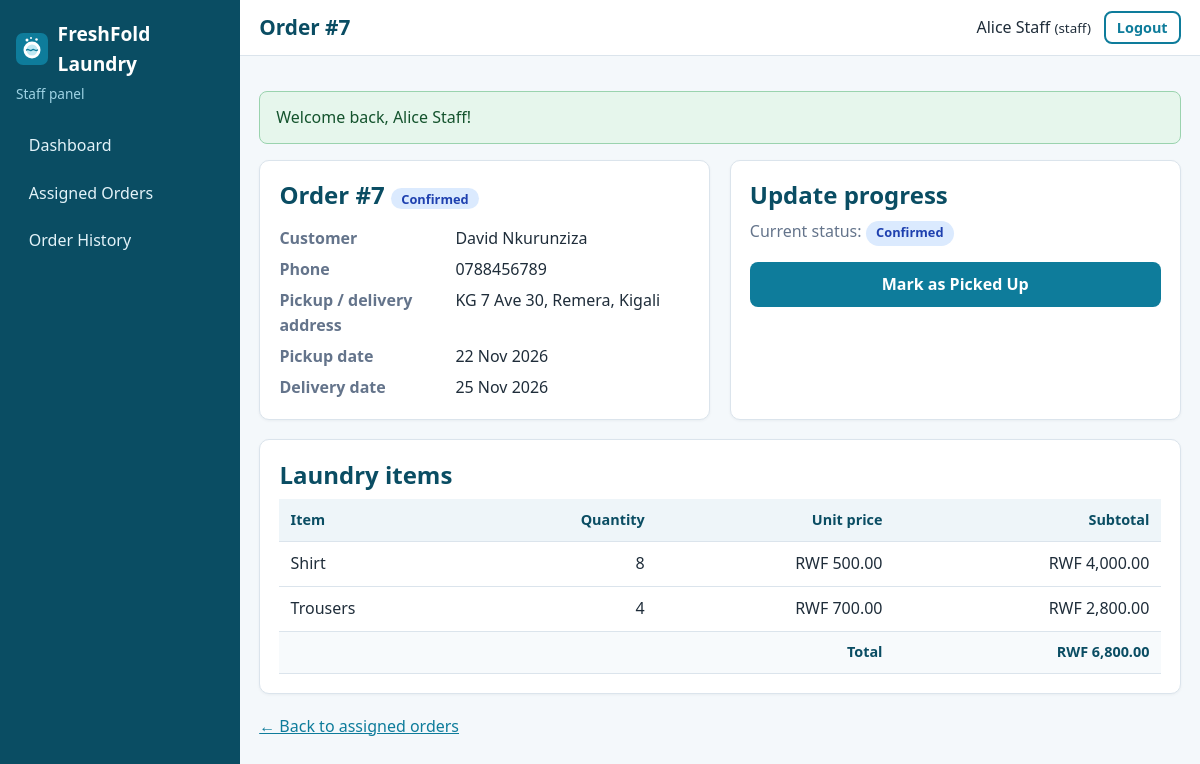
Screenshot of /staff/order.php?id=7 (signed in) with the database file from the repository.
### tables this page shows
CREATE TABLE users (
    user_id       INT AUTO_INCREMENT PRIMARY KEY,
    username      VARCHAR(100) NOT NULL,
    email         VARCHAR(150) NOT NULL UNIQUE,
    password_hash VARCHAR(255) NOT NULL,               
    role          ENUM('admin','staff','customer') NOT NULL,
    created_at    TIMESTAMP DEFAULT CURRENT_TIMESTAMP
);

CREATE TABLE orders (
    order_id          INT AUTO_INCREMENT PRIMARY KEY,
    customer_id       INT NOT NULL,
    assigned_staff_id INT NULL,                        
    pickup_date       DATE NOT NULL,
    delivery_date     DATE NOT NULL,
    total             DECIMAL(10,2) NOT NULL,          
    status            ENUM('pending','confirmed','picked_up','processing',
                           'ready_for_delivery','out_for_delivery','delivered','cancelled')
                      NOT NULL DEFAULT 'pending',
    created_at        TIMESTAMP DEFAULT CURRENT_TIMESTAMP,
    updated_at        TIMESTAMP NULL DEFAULT NULL,

    CONSTRAINT fk_orders_customer
        FOREIGN KEY (customer_id) REFERENCES customers(customer_id)
        ON DELETE CASCADE ON UPDATE CASCADE,           
    CONSTRAINT fk_orders_staff
        FOREIGN KEY (assigned_staff_id) REFERENCES users(user_id)
        ON DELETE SET NULL ON UPDATE CASCADE,          

    CONSTRAINT chk_orders_dates CHECK (delivery_date > pickup_date),
    CONSTRAINT chk_orders_total CHECK (total >= 0),

    INDEX idx_orders_status   (status),
    INDEX idx_orders_staff    (assigned_staff_id),
    INDEX idx_orders_pickup   (pickup_date)
);

CREATE TABLE customers (
    customer_id INT AUTO_INCREMENT PRIMARY KEY,
    user_id     INT NOT NULL UNIQUE,                   
    full_name   VARCHAR(150) NOT NULL,
    phone       VARCHAR(20)  NOT NULL,
    address     TEXT NOT NULL,
    CONSTRAINT fk_customers_user
        FOREIGN KEY (user_id) REFERENCES users(user_id)
        ON DELETE CASCADE ON UPDATE CASCADE            
);

CREATE TABLE order_items (
    item_id    INT AUTO_INCREMENT PRIMARY KEY,
    order_id   INT NOT NULL,
    item_type  VARCHAR(100) NOT NULL,
    quantity   INT NOT NULL,
    unit_price DECIMAL(10,2) NOT NULL,                 

    CONSTRAINT fk_items_order
        FOREIGN KEY (order_id) REFERENCES orders(order_id)
        ON DELETE CASCADE ON UPDATE CASCADE,           
    CONSTRAINT chk_items_quantity CHECK (quantity > 0),
    CONSTRAINT chk_items_price    CHECK (unit_price >= 0)
);

### app/controllers/OrderController.php (called while the page is built, shortened)
<?php
class OrderController
{
    private function loadOrder(int $id): array
    {
        $order = Order::find($id);
        return $order;
    }
    public function staffView(): void
    {
        $user  = requireRole(['staff']);
        $order = $this->loadOrder((int) ($_GET['id'] ?? 0));
        $next = array_values(array_diff(allowedNextStatuses($order['status']), ['cancelled']));
        render('staff/order_view', [
            'title' => 'Order #' . (int) $order['order_id'],
            'order' => $order,
            'items' => OrderItem::forOrder((int) $order['order_id']),
            'next'  => $next,
        ]);
    }
}

### public/staff/order.php (called while the page is built, shortened)
<?php
(new OrderController())->staffView();

### app/helpers/auth.php (called while the page is built, shortened)
<?php
function isLoggedIn(): bool
{
    return !empty($_SESSION['user_id']);
}
function currentUser(): ?array
{
    return [
        'user_id'  => (int) $_SESSION['user_id'],
        'username' => $_SESSION['username'] ?? '',
        'email'    => $_SESSION['email'] ?? '',
        'role'     => $_SESSION['role'] ?? '',
    ];
}
function requireLogin(): array
{
    $user = User::findById((int) $_SESSION['user_id']);
    return $user;
}
function requireRole(array $roles): array
{
    $user = requireLogin();
    return $user;
}

### app/config/database.php (called while the page is built, shortened)
<?php
function getDbConfig(): array
{
    $config = [
        'host'    => '127.0.0.1',
        'port'    => '3306',
        'name'    => 'online_laundry_db',
        'user'    => 'root',
        'pass'    => '',
        'charset' => 'utf8mb4',
    ];
    return $config;
}
function getConnection(): PDO
{
    static $pdo = null;
    if ($pdo instanceof PDO) {
        return $pdo;
    }
    $c   = getDbConfig();
    $dsn = "mysql:host={$c['host']};port={$c['port']};dbname={$c['name']};charset={$c['charset']}";
    try {
        $pdo = new PDO($dsn, $c['user'], $c['pass'], [
            PDO::ATTR_ERRMODE            => PDO::ERRMODE_EXCEPTION,
            PDO::ATTR_DEFAULT_FETCH_MODE => PDO::FETCH_ASSOC,
            PDO::ATTR_EMULATE_PREPARES   => false,
        ]);
    } catch (PDOException $e) {
        error_log('Database connection failed: ' . $e->getMessage());
        http_response_code(500);
        exit('Service temporarily unavailable. Please try again later.');
    }
    return $pdo;
}

### app/models/User.php (called while the page is built, shortened)
<?php
class User
{
    public static function findById(int $id)
    {
        $stmt = getConnection()->prepare(
            'SELECT user_id, username, email, role, created_at FROM users WHERE user_id = :id LIMIT 1'
        );
        $stmt->execute([':id' => $id]);
        return $stmt->fetch();
    }
}

### app/models/Order.php (called while the page is built, shortened)
<?php
class Order
{
    public static function find(int $orderId)
    {
        $stmt = getConnection()->prepare(self::SELECT . ' WHERE o.order_id = :id LIMIT 1');
        $stmt->execute([':id' => $orderId]);
        return $stmt->fetch();
    }
}

### app/models/OrderItem.php (called while the page is built, shortened)
<?php
class OrderItem
{
    public static function forOrder(int $orderId): array
    {
        $stmt = getConnection()->prepare(
            'SELECT item_id, order_id, item_type, quantity, unit_price, (quantity * unit_price) AS subtotal
             FROM order_items WHERE order_id = :id ORDER BY item_id'
        );
        $stmt->execute([':id' => $orderId]);
        return $stmt->fetchAll();
    }
}

### app/views/staff/order_view.php (the view, shortened to what this page needs)
<div class="two-col">
    <section class="card">
        <h2>Order #<?= (int) $order['order_id'] ?> <?= statusBadge($order['status']) ?></h2>
        <dl class="details">
            <dt>Customer</dt><dd><?= e($order['customer_name']) ?></dd>
            <dt>Phone</dt><dd><?= e($order['customer_phone']) ?></dd>
            <dt>Pickup / delivery address</dt><dd><?= nl2br(e($order['customer_address'])) ?></dd>
            <dt>Pickup date</dt><dd><?= e(formatDate($order['pickup_date'])) ?></dd>
            <dt>Delivery date</dt><dd><?= e(formatDate($order['delivery_date'])) ?></dd>
        </dl>
    </section>
    <section class="card">
        <h2>Update progress</h2>
        <?php if (!$next): ?>
            <p class="muted">No further actions: this order is <?= e(strtolower(statusLabel($order['status']))) ?>.</p>
        <?php else: ?>
            <p class="muted">Current status: <?= statusBadge($order['status']) ?></p>
            <?php foreach ($next as $n): ?>
                <form method="post" action="<?= e(url('staff/order-status.php')) ?>" class="inline-form">
                    <button type="submit" class="btn btn-primary btn-block"><?= e(statusActionLabel($n)) ?></button>
                </form>
            <?php endforeach; ?>
        <?php endif; ?>
    </section>
</div>
<section class="card">
    <h2>Laundry items</h2>
    <?php include APP_PATH . '/views/partials/items_table.php'; ?>
</section>
<p><a href="<?= e(url('staff/orders.php')) ?>">&larr; Back to assigned orders</a></p>

### app/views/layouts/dashboard_header.php (shortened to what this page needs)
<?php
$user   = currentUser();
$role   = $user['role'];
$script = $_SERVER['SCRIPT_NAME'];
$menus = [
    'admin' => [
        ['admin/index.php', 'Dashboard'], ['admin/orders.php', 'Orders'], ['admin/order-form.php', 'New Order'],
        ['admin/customers.php', 'Customers'], ['admin/users.php', 'User Accounts'], ['admin/reports.php', 'Reports'],
    ],
    'staff' => [
        ['staff/index.php', 'Dashboard'], ['staff/orders.php', 'Assigned Orders'], ['staff/history.php', 'Order History'],
    ],
    'customer' => [
        ['customer/index.php', 'Dashboard'], ['customer/new-order.php', 'Schedule Pickup'], ['customer/orders.php', 'My Orders'],
        ['customer/items.php', 'Items & Prices'], ['customer/profile.php', 'My Profile'],
    ],
];
?>
<!DOCTYPE html>
<html lang="en">
<head>
    <link rel="stylesheet" href="<?= e(url('assets/css/style.css')) ?>">
</head>
<body class="dashboard">
<aside class="sidebar" id="sidebar">
    <a class="brand" href="<?= e(url('index.php')) ?>">
        <img src="<?= e(url('assets/images/logo.svg')) ?>" alt="" width="32" height="32">
        <span><?= e(APP_NAME) ?></span>
    </a>
    <p class="role-tag"><?= e(ucfirst($role)) ?> panel</p>
    <nav>
        <?php foreach ($menus[$role] as $item): ?>
            <a href="<?= e(url($item[0])) ?>" class="<?= substr($script, -strlen($item[0])) === $item[0] ? 'active' : '' ?>"><?= e($item[1]) ?></a>
        <?php endforeach; ?>
    </nav>
</aside>
<div class="dash-main">
    <header class="topbar">
        <h1><?= e($pageTitle) ?></h1>
        <div class="topbar-user">
            <span><?= e($user['username']) ?> <small>(<?= e($role) ?>)</small></span>
            <form method="post" action="<?= e(url('logout.php')) ?>">
                <button type="submit" class="btn btn-outline btn-small">Logout</button>
            </form>
        </div>
    </header>
    <main class="content">
        <?= renderFlash() ?>

### app/helpers/order_status.php (shortened to what this page needs)
<?php
function orderStatuses(): array
{
    return [
        'pending'            => 'Pending',
        'confirmed'          => 'Confirmed',
        'picked_up'          => 'Picked Up',
        'processing'         => 'Processing',
        'ready_for_delivery' => 'Ready for Delivery',
        'out_for_delivery'   => 'Out for Delivery',
        'delivered'          => 'Delivered',
        'cancelled'          => 'Cancelled',
    ];
}
function statusLabel($status): string
{
    $all = orderStatuses();
    return $all[$status] ?? ucfirst(str_replace('_', ' ', (string) $status));
}
function statusBadge($status): string
{
    return '<span class="badge badge-' . e($status) . '">' . e(statusLabel($status)) . '</span>';
}
function statusTransitions(): array
{
    return [
        'pending'            => ['confirmed', 'cancelled'],
        'confirmed'          => ['picked_up', 'cancelled'],
        'picked_up'          => ['processing'],
        'processing'         => ['ready_for_delivery'],
        'ready_for_delivery' => ['out_for_delivery'],
        'out_for_delivery'   => ['delivered'],
        'delivered'          => [],
        'cancelled'          => [],
    ];
}
function allowedNextStatuses($status): array
{
    $t = statusTransitions();
    return $t[$status] ?? [];
}
function statusActionLabel($status): string
{
    $labels = [
        'confirmed'          => 'Confirm Pickup Request',
        'picked_up'          => 'Mark as Picked Up',
        'processing'         => 'Start Processing',
        'ready_for_delivery' => 'Mark Ready for Delivery',
        'out_for_delivery'   => 'Mark Out for Delivery',
        'delivered'          => 'Confirm Delivery',
        'cancelled'          => 'Cancel Order',
    ];
    return $labels[$status] ?? statusLabel($status);
}

### app/views/partials/items_table.php (shortened to what this page needs)
<div class="table-wrap">
    <table class="table">
        <thead><tr><th>Item</th><th class="num">Quantity</th><th class="num">Unit price</th><th class="num">Subtotal</th></tr></thead>
        <tbody>
        <?php foreach ($items as $it): ?>
            <tr>
                <td><?= e($it['item_type']) ?></td>
                <td class="num"><?= (int) $it['quantity'] ?></td>
                <td class="num"><?= e(money($it['unit_price'])) ?></td>
                <td class="num"><?= e(money($it['subtotal'])) ?></td>
            </tr>
        <?php endforeach; ?>
        </tbody>
        <tfoot><tr><th colspan="3" class="num">Total</th><th class="num"><?= e(money($order['total'])) ?></th></tr></tfoot>
    </table>
</div>

### public/assets/css/style.css (style rules this page uses)
:root { --primary: #0e7c9b; --primary-dark: #0a4d63; --accent: #f59e0b; --bg: #f4f8fb; --card: #ffffff; --text: #1f2d3a; --muted: #64748b; --border: #dbe4ec; --danger: #c62828; --success: #1b7f3b; --radius: 10px; }
* { box-sizing: border-box; }
html { scroll-behavior: smooth; }
body { margin: 0; font-family: "Segoe UI", Roboto, Arial, sans-serif; color: var(--text); background: var(--bg); line-height: 1.55; }
img { max-width: 100%; height: auto; }
a { color: var(--primary); }
h1, h2, h3 { line-height: 1.25; margin: 0 0 .6rem; color: var(--primary-dark); }
p { margin: 0 0 1rem; }
.muted { color: var(--muted); }
.btn { display: inline-block; padding: .6rem 1.1rem; border-radius: 8px; border: 2px solid transparent; font-size: 1rem; font-weight: 600; text-decoration: none; cursor: pointer; text-align: center; font-family: inherit; }
.btn-primary { background: var(--primary); color: #fff; }
.btn-outline { background: transparent; border-color: var(--primary); color: var(--primary); }
.btn-small { padding: .3rem .7rem; font-size: .9rem; }
.btn-block { display: block; width: 100%; }
.inline-form { margin-bottom: .6rem; }
.card { background: var(--card); border: 1px solid var(--border); border-radius: var(--radius); padding: 1.2rem; margin-bottom: 1.2rem; box-shadow: 0 1px 3px rgba(15, 40, 60, .05); }
.two-col { display: grid; grid-template-columns: repeat(auto-fit, minmax(300px, 1fr)); gap: 1.2rem; }
.details { display: grid; grid-template-columns: 160px 1fr; gap: .4rem 1rem; margin: 1rem 0 0; }
.details dt { font-weight: 600; color: var(--muted); }
.details dd { margin: 0; }
.brand { display: flex; align-items: center; gap: .6rem; font-weight: 700; font-size: 1.2rem; color: var(--primary-dark); text-decoration: none; }
body.dashboard { display: flex; min-height: 100vh; }
.sidebar { width: 240px; background: var(--primary-dark); color: #fff; padding: 1.2rem 1rem; flex-shrink: 0; position: sticky; top: 0; height: 100vh; overflow-y: auto; }
.sidebar .brand { color: #fff; margin-bottom: .3rem; }
.role-tag { color: #9fd3e4; font-size: .85rem; margin-bottom: 1.2rem; }
.sidebar nav a { display: block; padding: .6rem .8rem; color: #e3f3f9; text-decoration: none; border-radius: 8px; margin-bottom: .2rem; }
.dash-main { flex: 1; min-width: 0; }
.topbar { display: flex; align-items: center; gap: 1rem; background: #fff; border-bottom: 1px solid var(--border); padding: .7rem 1.2rem; }
.topbar h1 { margin: 0; font-size: 1.3rem; flex: 1; }
.topbar-user { display: flex; align-items: center; gap: .8rem; }
.topbar-user form { margin: 0; }
.content { padding: 1.2rem; max-width: 1200px; }
.table-wrap { overflow-x: auto; }
.table { width: 100%; border-collapse: collapse; background: #fff; }
.table th, .table td { padding: .6rem .7rem; border-bottom: 1px solid var(--border); text-align: left; vertical-align: middle; }
.table th { background: #eef5f9; font-size: .9rem; color: var(--primary-dark); white-space: nowrap; }
.table tfoot th { background: #f7fafc; }
.table .num { text-align: right; white-space: nowrap; }
.badge { display: inline-block; padding: .15rem .65rem; border-radius: 999px; font-size: .8rem; font-weight: 700; white-space: nowrap; }
.badge-confirmed { background: #dbeafe; color: #1e40af; }

### rows the page displays
users: role "Staff", username "Alice Staff", role "staff"
orders: order_id "7", status "Confirmed Confirmed", customer.full_name "David Nkurunziza", customer.phone "0788456789", customer.address "KG 7 Ave 30, Remera, Kigali", pickup_date "22 Nov 2026", delivery_date "25 Nov 2026", total "RWF 6,800.00"
order_items: item_type "Shirt", quantity "8", unit_price "RWF 500.00", subtotal "RWF 4,000.00"
order_items: item_type "Trousers", quantity "4", unit_price "RWF 700.00", subtotal "RWF 2,800.00"

### other values shown
APP_NAME "FreshFold Laundry"
$item[1] "Dashboard"
$item[1] "Assigned Orders"
$item[1] "Order History"
$pageTitle "Order #7"
$f['message'] "Welcome back, Alice Staff!"
statusActionLabel($n) "Mark as Picked Up"
